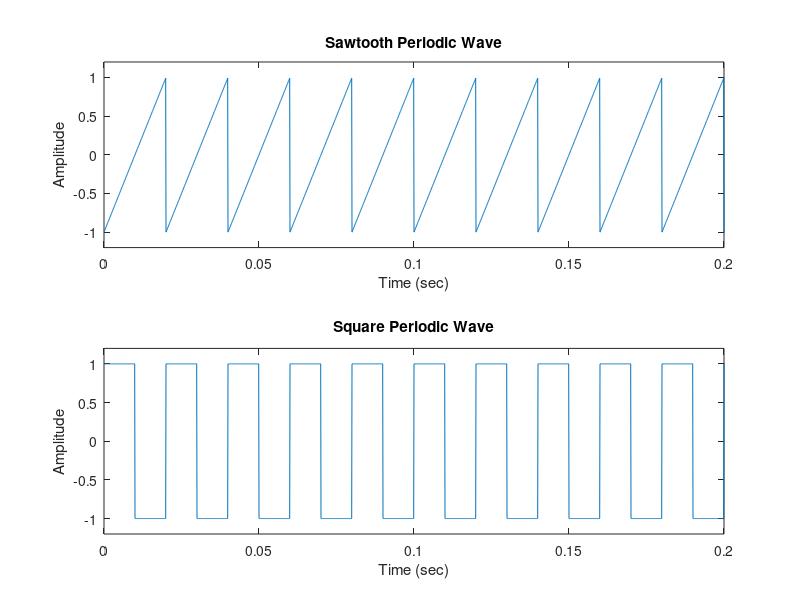

Reproduce this figure in MATLAB.
fs = 10000;

t = 0:1/fs:1.5;

x1 = sawtooth(2*pi*50*t);

x2 = square(2*pi*50*t);

subplot(2,1,1); plot(t,x1)

axis([0 0.2 -1.2 1.2])

xlabel('Time (sec)')

ylabel('Amplitude')

title('Sawtooth Periodic Wave')

subplot(2,1,2); plot(t,x2)

axis([0 0.2 -1.2 1.2])

xlabel('Time (sec)')

ylabel('Amplitude')

title('Square Periodic Wave')